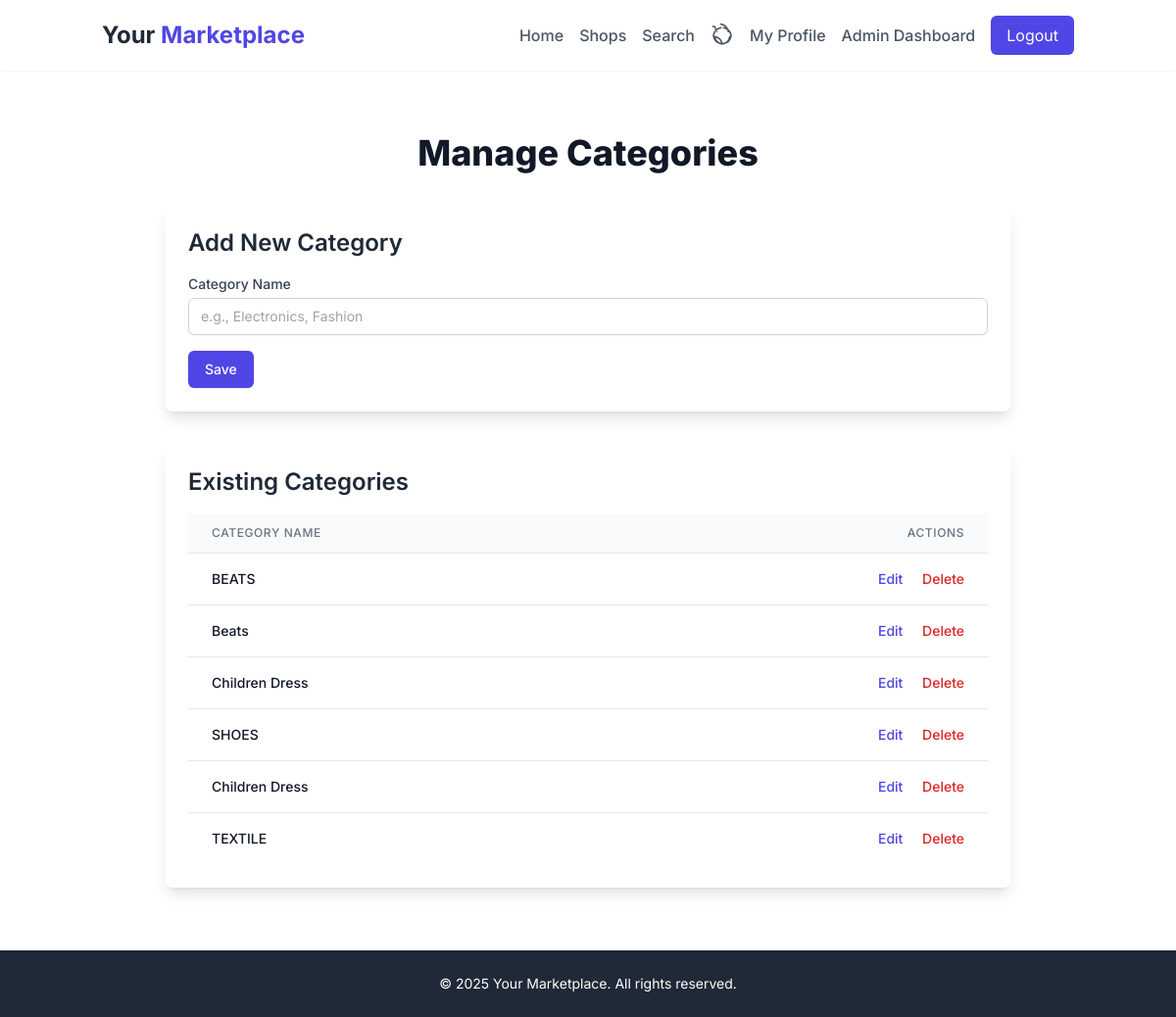
Page /admin/categories (signed in) on the committed database.
### app/models.py (models this page shows)
class Category(db.Model):
    id = db.Column(db.Integer, primary_key=True)
    name = db.Column(db.String(50), nullable=False)
    shop_id = db.Column(db.Integer, db.ForeignKey('shop.id'), nullable=True)
    products = db.relationship('Product', backref='category', lazy='dynamic')
    __table_args__ = (
        db.UniqueConstraint('name', 'shop_id', name='unique_category_per_shop'),
    )

### app/admin.py (the view)
@bp.route('/categories')
@login_required
def manage_categories():
    if current_user.role != 'admin':
        flash('Access denied.', 'danger')
        return redirect(url_for('customer.index'))
    form = CategoryForm()
    form.shop_id.choices = [(0, 'Global')] + [(s.id, s.name) for s in Shop.query.all()]
    categories = Category.query.all()
    return render_template('admin/categories.html', form=form, categories=categories)

### app/forms.py
class CategoryForm(FlaskForm):
    name = StringField('Category Name',
                      validators=[DataRequired(), Length(max=50)])
    shop_id = SelectField('Shop', coerce=int, validators=[DataRequired()])
    submit = SubmitField('Save')

### app/models.py (called while the page is built)
@login.user_loader
def load_user(id):
    return User.query.get(int(id))

### app/templates/admin/categories.html (shortened to what this page needs)
{% extends "base.html" %}
{% block content %}
<div class="max-w-4xl mx-auto px-4 py-8">
    <h1 class="text-4xl font-extrabold text-gray-900 mb-8 text-center">Manage Categories</h1>
    <div class="bg-white p-6 rounded-lg shadow-lg mb-8">
        <h2 class="text-2xl font-semibold text-gray-800 mb-4">Add New Category</h2>
        <form class="space-y-4" action="{{ url_for('admin.manage_categories') }}" method="POST" novalidate>
            <div>
                <label for="name" class="block text-sm font-medium text-gray-700">Category Name</label>
                {{ form.name(class="mt-1 block w-full px-3 py-2 border border-gray-300 rounded-md shadow-sm placeholder-gray-400 focus:outline-none focus:ring-indigo-500 focus:border-indigo-500 sm:text-sm", placeholder="e.g., Electronics, Fashion") }}
            </div>
            <div>
                {{ form.submit(class="inline-flex items-center px-4 py-2 border border-transparent text-sm font-medium rounded-md shadow-sm text-white bg-indigo-600 hover:bg-indigo-700 focus:outline-none focus:ring-2 focus:ring-offset-2 focus:ring-indigo-500") }}
            </div>
        </form>
    </div>
    <div class="bg-white p-6 rounded-lg shadow-lg">
        <h2 class="text-2xl font-semibold text-gray-800 mb-4">Existing Categories</h2>
        {% if categories %}
            <div class="overflow-x-auto">
                <table class="min-w-full divide-y divide-gray-200">
                    <thead class="bg-gray-50">
                        <tr>
                            <th scope="col" class="px-6 py-3 text-left text-xs font-medium text-gray-500 uppercase tracking-wider">Category Name</th>
                            <th scope="col" class="px-6 py-3 text-right text-xs font-medium text-gray-500 uppercase tracking-wider">Actions</th>
                        </tr>
                    </thead>
                    <tbody class="bg-white divide-y divide-gray-200">
                        {% for category in categories %}
                        <tr>
                            <td class="px-6 py-4 whitespace-nowrap text-sm font-medium text-gray-900">{{ category.name }}</td>
                            <td class="px-6 py-4 whitespace-nowrap text-right text-sm font-medium">
                                <a href="{{ url_for('admin.edit_category', category_id=category.id) }}" class="text-indigo-600 hover:text-indigo-900 mr-4">Edit</a>
                                <form action="{{ url_for('admin.delete_category', category_id=category.id) }}" method="POST" class="inline-block" onsubmit="return confirm('Are you sure you want to delete this category? This will not delete products, but will remove their category association.');">
                                    <button type="submit" class="text-red-600 hover:text-red-900">Delete</button>
                                </form>
                            </td>
                        </tr>
                        {% endfor %}
                    </tbody>
                </table>
            </div>
        {% else %}
            <div class="text-center text-gray-600">
                <p class="text-lg">No categories defined yet.</p>
            </div>
        {% endif %}
    </div>
</div>
{% endblock %}

### app/templates/base.html (style rules this page uses)
body { font-family: 'Inter', sans-serif; color: #1a202c; @apply bg-gray-50; }

### rows in the picture
Category: name "BEATS"
Category: name "Beats"
Category: name "Children Dress"
Category: name "SHOES"
Category: name "Children Dress"
Category: name "TEXTILE"

### other values in the picture
{{ moment().format('YYYY') }} "2025"
